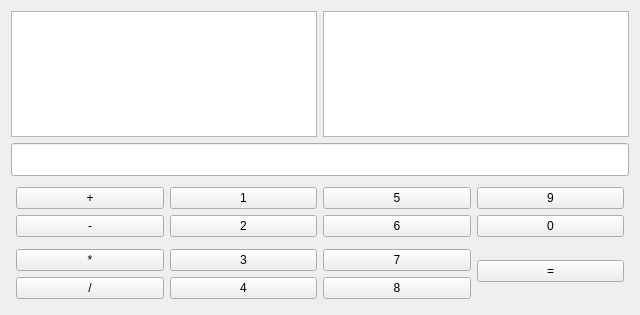
<?xml version="1.0" encoding="UTF-8"?>
<ui version="4.0">
 <class>Form</class>
 <widget class="QWidget" name="Form">
  <property name="geometry">
   <rect>
    <x>0</x>
    <y>0</y>
    <width>640</width>
    <height>315</height>
   </rect>
  </property>
  <property name="windowTitle">
   <string>Form</string>
  </property>
  <layout class="QHBoxLayout" name="horizontalLayout">
   <item>
    <layout class="QVBoxLayout" name="verticalLayout">
     <item>
      <layout class="QHBoxLayout" name="horizontalLayout_2">
       <item>
        <widget class="QTextEdit" name="textEdit_example">
         <property name="font">
          <font>
           <pointsize>16</pointsize>
           <weight>75</weight>
           <bold>true</bold>
          </font>
         </property>
        </widget>
       </item>
       <item>
        <widget class="QTextEdit" name="textEdit_result">
         <property name="font">
          <font>
           <pointsize>16</pointsize>
           <weight>75</weight>
           <bold>true</bold>
          </font>
         </property>
        </widget>
       </item>
      </layout>
     </item>
     <item>
      <widget class="QLineEdit" name="lineEdit">
       <property name="font">
        <font>
         <pointsize>16</pointsize>
         <weight>75</weight>
         <bold>true</bold>
        </font>
       </property>
      </widget>
     </item>
     <item>
      <layout class="QGridLayout" name="gridLayout">
       <property name="leftMargin">
        <number>5</number>
       </property>
       <property name="topMargin">
        <number>5</number>
       </property>
       <property name="rightMargin">
        <number>5</number>
       </property>
       <property name="bottomMargin">
        <number>5</number>
       </property>
       <item row="5" column="0">
        <widget class="QPushButton" name="pushButton_multy">
         <property name="text">
          <string>*</string>
         </property>
        </widget>
       </item>
       <item row="1" column="2">
        <widget class="QPushButton" name="pushButton_5">
         <property name="text">
          <string>5</string>
         </property>
        </widget>
       </item>
       <item row="3" column="2">
        <widget class="QPushButton" name="pushButton_6">
         <property name="text">
          <string>6</string>
         </property>
        </widget>
       </item>
       <item row="6" column="0">
        <widget class="QPushButton" name="pushButton_divide">
         <property name="text">
          <string>/</string>
         </property>
        </widget>
       </item>
       <item row="6" column="1">
        <widget class="QPushButton" name="pushButton_4">
         <property name="text">
          <string>4</string>
         </property>
        </widget>
       </item>
       <item row="1" column="1">
        <widget class="QPushButton" name="pushButton_1">
         <property name="text">
          <string>1</string>
         </property>
        </widget>
       </item>
       <item row="3" column="1">
        <widget class="QPushButton" name="pushButton_2">
         <property name="text">
          <string>2</string>
         </property>
        </widget>
       </item>
       <item row="6" column="2">
        <widget class="QPushButton" name="pushButton_8">
         <property name="text">
          <string>8</string>
         </property>
        </widget>
       </item>
       <item row="5" column="2">
        <widget class="QPushButton" name="pushButton_7">
         <property name="text">
          <string>7</string>
         </property>
        </widget>
       </item>
       <item row="3" column="0">
        <widget class="QPushButton" name="pushButton_minus">
         <property name="text">
          <string>-</string>
         </property>
        </widget>
       </item>
       <item row="1" column="0">
        <widget class="QPushButton" name="pushButton_plus">
         <property name="text">
          <string>+</string>
         </property>
        </widget>
       </item>
       <item row="5" column="1">
        <widget class="QPushButton" name="pushButton_3">
         <property name="text">
          <string>3</string>
         </property>
        </widget>
       </item>
       <item row="3" column="3">
        <widget class="QPushButton" name="pushButton_0">
         <property name="text">
          <string>0</string>
         </property>
        </widget>
       </item>
       <item row="1" column="3">
        <widget class="QPushButton" name="pushButton_9">
         <property name="text">
          <string>9</string>
         </property>
        </widget>
       </item>
       <item row="4" column="3" rowspan="3">
        <widget class="QPushButton" name="pushButton_result">
         <property name="text">
          <string>=</string>
         </property>
        </widget>
       </item>
      </layout>
     </item>
    </layout>
   </item>
  </layout>
 </widget>
 <resources/>
 <connections/>
</ui>
